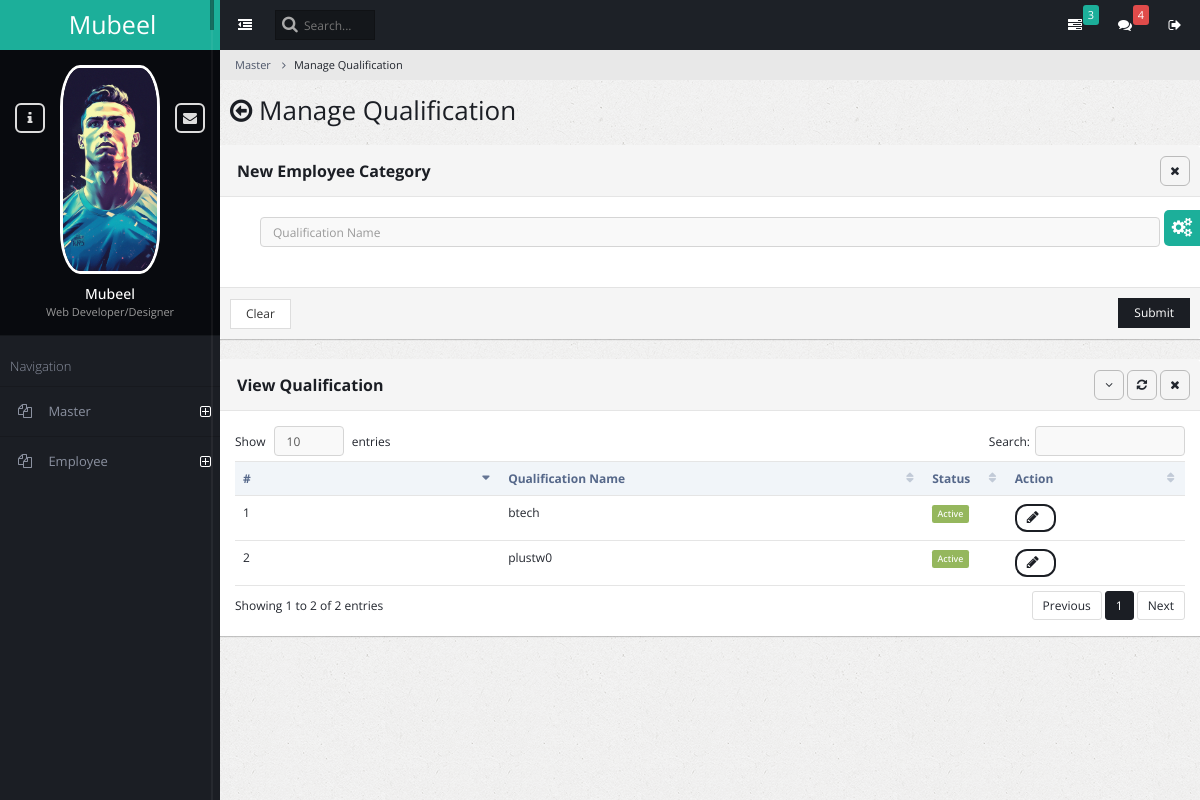
The app's page /ad_qualification_manage with its own data.
### admin_master/models.py (models this page shows)
class AmsQualification(models.Model):
    qualification_name = models.CharField(max_length=150)
    status = models.BooleanField(default=True)

### admin_master/views.py (the view, shortened to what this page needs)
# urls.py: path('ad_qualification_manage', views.admin_qualification_manage, name='admin_qualification_manage'),
def admin_qualification_manage(request):
    ams_qualifications = AmsQualification.objects.all()
    return render(request, 'admin_master_qualification_manage.html', {'ams_qualifications': ams_qualifications})

### admin_master/templates/admin_master_qualification_manage.html (shortened to what this page needs)
{% extends "base.html" %}
{% block content %}
<ul class="breadcrumb">
    <li><a href="#">Master</a></li>
    <li class="active">Manage Qualification</li>
</ul>
<div class="content-frame-top">
    <div class="page-title">
        <h2><span class="fa fa-arrow-circle-o-left"></span> Manage Qualification</h2>
    </div>
</div>
<form method="post" action="{% url 'admin_qualification_manage' %}">
<div class="panel panel-default">
    <div class="panel-heading ui-draggable-handle">
        <h1 class="panel-title"><strong></strong><b>New Employee Category</b></h1>
        <ul class="panel-controls">
            <li><a href="#" class="panel-remove"><span class="fa fa-times"></span></a></li>
        </ul>
    </div>
    <div class="panel-body">
        <div class="block">
            <div class="col-md-12">
                <div>
                    <input type="text" placeholder="Qualification Name" name="qualification_name" required class="form-control">
                </div>
            </div>
        </div>
    </div>
    <div class="panel-footer">
        <input type="reset" class="btn btn-default" value="Clear">
        <button class="btn btn-primary pull-right">Submit</button>
    </div>
</div>
</form>
<div class="panel panel-default">
    <div class="panel-heading ui-draggable-handle">
        <h1 class="panel-title"><b>View Qualification</b></h1>
        <ul class="panel-controls">
            <li><a href="#" class="panel-collapse"><span class="fa fa-angle-down"></span></a></li>
            <li><a href="#" class="panel-refresh"><span class="fa fa-refresh"></span></a></li>
            <li><a href="#" class="panel-remove"><span class="fa fa-times"></span></a></li>
        </ul>
    </div>
    <div class="panel-body">
        <table class="table datatable dataTable no-footer" id="DataTables_Table_0" role="grid" aria-describedby="DataTables_Table_0_info">
            <thead>
                <tr role="row"><th class="sorting_asc" tabindex="0" aria-controls="DataTables_Table_0" rowspan="1" colspan="1" aria-sort="ascending" aria-label="Name: activate to sort column ascending" style="width: 198px;">#</th><th class="sorting" tabindex="0" aria-controls="DataTables_Table_0" rowspan="1" colspan="1" aria-label="Position: activate to sort column ascending" style="width: 309px;">Qualification Name</th><th class="sorting" tabindex="0" aria-controls="DataTables_Table_0" rowspan="1" colspan="1" aria-label="Age: activate to sort column ascending" style="width: 70px;">Status</th><th class="sorting" tabindex="0" aria-controls="DataTables_Table_0" rowspan="1" colspan="1" aria-label="Start date: activate to sort column ascending" style="width: 137px;">Action</th></tr>
            </thead>
            <tbody>
                {% for ams_qualification in ams_qualifications %}
                    <tr id="{{ams_qualification.id}}">
                        <td>{{ forloop.counter }}</td>
                        <td>{{ ams_qualification.qualification_name }}</td>
                        <td>
                            {% if ams_qualification.status %}
                                <span class="label label-success">Active</span>
                            {% else %}
                                <span class="label label-danger">Inactive</span>
                            {% endif %}
                        </td>
                        <td>
                            <button class="btn btn-primary btn-rounded" onClick="edit_qualification_row({{ ams_qualification.id }});" data-toggle="modal" data-target="#modal_basic">
                                <span id="spinner{{ams_qualification.id}}" class="fa fa-pencil"></span>
                            </button>
                        </td>
                    </tr>
        {% endfor %}
            </tbody>
        </table>
    </div>
</div>
{% endblock content %}

### records on screen
AmsQualification: qualification_name "btech", status "Active"
AmsQualification: qualification_name "plustw0", status "Active"
